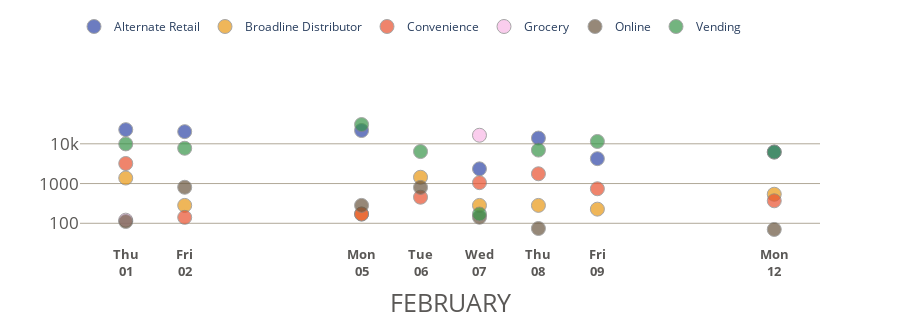

The code cell stored with this chart in its notebook:
### Code cell
# DAILY BY MARKET SEGMENT

df = all_sales.groupby([all_sales.date,'market_segment']).usd.sum().reset_index().set_index('date')
df = round(df[df.index>'2024-01-31'].sort_index())

fig_scatter_all = px.scatter(
    df,
    y='usd',
    template = 'plotly_white',
    labels={'date':'FEBRUARY',
            'usd':''},
    height=325,
    color='market_segment',
    color_discrete_map=market_segment_dict,
    # title='February',
    log_y=True
)

fig_scatter_all.update_traces(hovertemplate = 
    '$%{y:.2s}'+
    '<br>%{x:%Y-%m-%d}<br>')

fig_scatter_all.update_traces(marker=dict(size=14,opacity=.7,line=dict(width=1,color='grey')),selector=dict(mode='markers'))

fig_scatter_all.update_coloraxes(showscale=False)
fig_scatter_all.update_yaxes(showgrid=True,tickprefix='$',gridcolor="#B1A999",tickvals=[100,1000,10000,100000,1000000],tickfont=dict(color='#5A5856', size=17),showticklabels=True)
fig_scatter_all.update_xaxes(showgrid=False,gridcolor='gray',tickfont=dict(color='#5A5856', size=13),title_font=dict(color='#5A5856',size=25))
fig_scatter_all.update_xaxes(tickmode='array',tickvals = df.index, ticktext=df.index.strftime('<b>%a<br>%d</b>'))
fig_scatter_all.update_layout(hoverlabel=dict(font_size=18,font_family="Rockwell"),
                            #   title=dict(font=dict(size=22)),
                              showlegend=True,
                            #   title_x=.02,
                            #   title_y=.99,
                              legend=dict(orientation='h',
                                          yanchor="bottom",
                                          y=1.5,
                                          xanchor="right",
                                          x=.9,
                                          title=''))

### Figure 1 — Plotly figure (JSON) as saved in the notebook; plotly's stock layout.template omitted (floating-point values rounded to 4 significant figures)
{"data": [{"hovertemplate": "$%{y:.2s}<br>%{x:%Y-%m-%d}<br>", "legendgroup": "Alternate Retail", "marker": {"color": "rgb(46,70,166)", "line": {"color": "grey", "width": 1}, "opacity": 0.7, "size": 14, "symbol": "circle"}, "mode": "markers", "name": "Alternate Retail", "orientation": "v", "showlegend": true, "type": "scatter", "x": ["2024-02-01T00:00:00", "2024-02-02T00:00:00", "2024-02-05T00:00:00", "2024-02-07T00:00:00", "2024-02-08T00:00:00", "2024-02-09T00:00:00", "2024-02-12T00:00:00"], "xaxis": "x", "y": [22717, 20242, 21567, 2342, 13941, 4230, 6204], "yaxis": "y"}, {"hovertemplate": "$%{y:.2s}<br>%{x:%Y-%m-%d}<br>", "legendgroup": "Broadline Distributor", "marker": {"color": "rgb(233,152,19)", "line": {"color": "grey", "width": 1}, "opacity": 0.7, "size": 14, "symbol": "circle"}, "mode": "markers", "name": "Broadline Distributor", "orientation": "v", "showlegend": true, "type": "scatter", "x": ["2024-02-01T00:00:00", "2024-02-02T00:00:00", "2024-02-05T00:00:00", "2024-02-06T00:00:00", "2024-02-07T00:00:00", "2024-02-08T00:00:00", "2024-02-09T00:00:00", "2024-02-12T00:00:00"], "xaxis": "x", "y": [1377, 282, 171, 1440, 282, 282, 227, 539], "yaxis": "y"}, {"hovertemplate": "$%{y:.2s}<br>%{x:%Y-%m-%d}<br>", "legendgroup": "Convenience", "marker": {"color": "rgb(233,81,46)", "line": {"color": "grey", "width": 1}, "opacity": 0.7, "size": 14, "symbol": "circle"}, "mode": "markers", "name": "Convenience", "orientation": "v", "showlegend": true, "type": "scatter", "x": ["2024-02-01T00:00:00", "2024-02-02T00:00:00", "2024-02-05T00:00:00", "2024-02-06T00:00:00", "2024-02-07T00:00:00", "2024-02-08T00:00:00", "2024-02-09T00:00:00", "2024-02-12T00:00:00"], "xaxis": "x", "y": [3196, 141, 171, 453, 1052, 1762, 740, 368], "yaxis": "y"}, {"hovertemplate": "$%{y:.2s}<br>%{x:%Y-%m-%d}<br>", "legendgroup": "Grocery", "marker": {"color": "rgb(248,184,230)", "line": {"color": "grey", "width": 1}, "opacity": 0.7, "size": 14, "symbol": "circle"}, "mode": "markers", "name": "Grocery", "orientation": "v", "showlegend": true, "type": "scatter", "x": ["2024-02-01T00:00:00", "2024-02-07T00:00:00"], "xaxis": "x", "y": [120, 16418], "yaxis": "y"}, {"hovertemplate": "$%{y:.2s}<br>%{x:%Y-%m-%d}<br>", "legendgroup": "Online", "marker": {"color": "rgb(106,87,63)", "line": {"color": "grey", "width": 1}, "opacity": 0.7, "size": 14, "symbol": "circle"}, "mode": "markers", "name": "Online", "orientation": "v", "showlegend": true, "type": "scatter", "x": ["2024-02-01T00:00:00", "2024-02-02T00:00:00", "2024-02-05T00:00:00", "2024-02-06T00:00:00", "2024-02-07T00:00:00", "2024-02-08T00:00:00", "2024-02-12T00:00:00"], "xaxis": "x", "y": [111, 806, 282, 800, 142, 74, 70], "yaxis": "y"}, {"hovertemplate": "$%{y:.2s}<br>%{x:%Y-%m-%d}<br>", "legendgroup": "Vending", "marker": {"color": "rgb(56,149,73)", "line": {"color": "grey", "width": 1}, "opacity": 0.7, "size": 14, "symbol": "circle"}, "mode": "markers", "name": "Vending", "orientation": "v", "showlegend": true, "type": "scatter", "x": ["2024-02-01T00:00:00", "2024-02-02T00:00:00", "2024-02-05T00:00:00", "2024-02-06T00:00:00", "2024-02-07T00:00:00", "2024-02-08T00:00:00", "2024-02-09T00:00:00", "2024-02-12T00:00:00"], "xaxis": "x", "y": [9928, 7730, 30510, 6384, 171, 6953, 11454, 6186], "yaxis": "y"}], "layout": {"coloraxis": {"showscale": false}, "height": 325, "hoverlabel": {"font": {"family": "Rockwell", "size": 18}}, "legend": {"orientation": "h", "title": {"text": ""}, "tracegroupgap": 0, "x": 0.9, "xanchor": "right", "y": 1.5, "yanchor": "bottom"}, "margin": {"t": 60}, "showlegend": true, "xaxis": {"anchor": "y", "domain": [0, 1], "gridcolor": "gray", "showgrid": false, "tickfont": {"color": "#5A5856", "size": 13}, "tickmode": "array", "ticktext": ["<b>Thu<br>01</b>", "<b>Thu<br>01</b>", "<b>Thu<br>01</b>", "<b>Thu<br>01</b>", "<b>Thu<br>01</b>", "<b>Thu<br>01</b>", "<b>Fri<br>02</b>", "<b>Fri<br>02</b>", "<b>Fri<br>02</b>", "<b>Fri<br>02</b>", "<b>Fri<br>02</b>", "<b>Mon<br>05</b>", "<b>Mon<br>05</b>", "<b>Mon<br>05</b>", "<b>Mon<br>05</b>", "<b>Mon<br>05</b>", "<b>Tue<br>06</b>", "<b>Tue<br>06</b>", "<b>Tue<br>06</b>", "<b>Tue<br>06</b>", "<b>Wed<br>07</b>", "<b>Wed<br>07</b>", "<b>Wed<br>07</b>", "<b>Wed<br>07</b>", "<b>Wed<br>07</b>", "<b>Wed<br>07</b>", "<b>Thu<br>08</b>", "<b>Thu<br>08</b>", "<b>Thu<br>08</b>", "<b>Thu<br>08</b>", "<b>Thu<br>08</b>", "<b>Fri<br>09</b>", "<b>Fri<br>09</b>", "<b>Fri<br>09</b>", "<b>Fri<br>09</b>", "<b>Mon<br>12</b>", "<b>Mon<br>12</b>", "<b>Mon<br>12</b>", "<b>Mon<br>12</b>", "<b>Mon<br>12</b>"], "tickvals": ["2024-02-01T00:00:00", "2024-02-01T00:00:00", "2024-02-01T00:00:00", "2024-02-01T00:00:00", "2024-02-01T00:00:00", "2024-02-01T00:00:00", "2024-02-02T00:00:00", "2024-02-02T00:00:00", "2024-02-02T00:00:00", "2024-02-02T00:00:00", "2024-02-02T00:00:00", "2024-02-05T00:00:00", "2024-02-05T00:00:00", "2024-02-05T00:00:00", "2024-02-05T00:00:00", "2024-02-05T00:00:00", "2024-02-06T00:00:00", "2024-02-06T00:00:00", "2024-02-06T00:00:00", "2024-02-06T00:00:00", "2024-02-07T00:00:00", "2024-02-07T00:00:00", "2024-02-07T00:00:00", "2024-02-07T00:00:00", "2024-02-07T00:00:00", "2024-02-07T00:00:00", "2024-02-08T00:00:00", "2024-02-08T00:00:00", "2024-02-08T00:00:00", "2024-02-08T00:00:00", "2024-02-08T00:00:00", "2024-02-09T00:00:00", "2024-02-09T00:00:00", "2024-02-09T00:00:00", "2024-02-09T00:00:00", "2024-02-12T00:00:00", "2024-02-12T00:00:00", "2024-02-12T00:00:00", "2024-02-12T00:00:00", "2024-02-12T00:00:00"], "title": {"font": {"color": "#5A5856", "size": 25}, "text": "FEBRUARY"}}, "yaxis": {"anchor": "x", "domain": [0, 1], "gridcolor": "#B1A999", "showgrid": true, "showticklabels": true, "tickfont": {"color": "#5A5856", "size": 17}, "tickprefix": "$", "tickvals": [100, 1000, 10000, 100000, 1000000], "title": {"text": ""}, "type": "log"}}}
